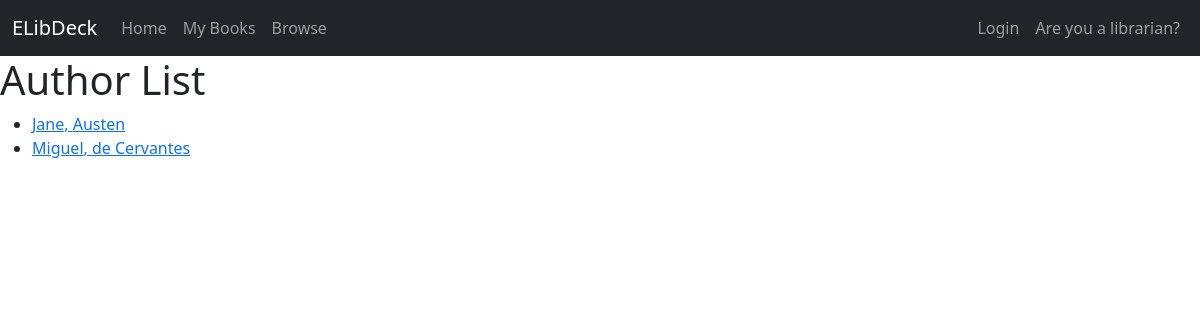
Before: /authors/ with the older database file.
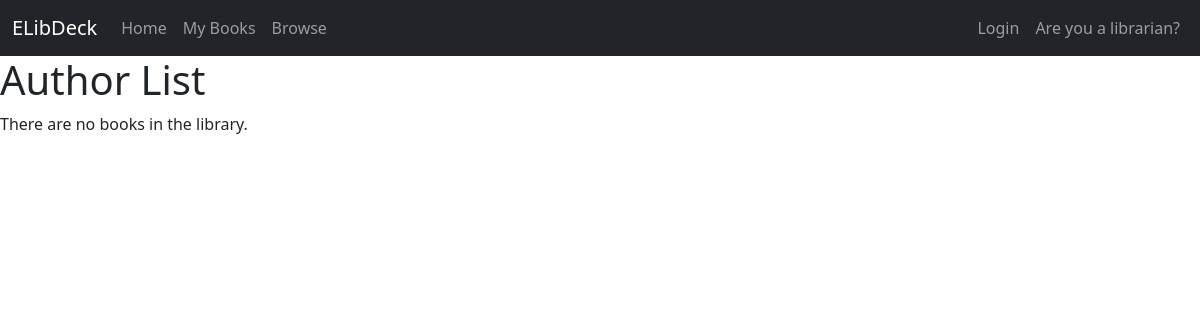
After: the same page with the newer database file.
### books_catalog/models.py (models this page shows, shortened)
class Author(models.Model):
    first_name = models.CharField(max_length=100)
    last_name = models.CharField(max_length=100)
    date_of_birth = models.DateField(null=True, blank=True)
    date_of_death = models.DateField('Died', null=True, blank=True)
    class Meta:
        ordering = ['last_name', 'first_name']
    def get_absolute_url(self):
        return reverse('books_catalog:author-detail', args=[str(self.id)])

### books_catalog/views.py (the view)
# urls.py: path('authors/', views.AuthorListView.as_view(), name='authors'),
class AuthorListView(generic.ListView):
    model = Author
    template_name = 'books_catalog/author_list.html'
    paginate_by = 10

### books_catalog/templates/books_catalog/author_list.html
{% extends 'generic.html' %}
{% block content %}
<h1>Author List</h1>
{% if author_list %}
<ul>
    {% for author in author_list %}
    <li>
        <a href="{{ author.get_absolute_url }}">{{ author.first_name }}, {{ author.last_name }}</a>
    </li>
    {% endfor %}
</ul>
{% else %}
<p>There are no books in the library.</p>
{% endif %}
{% endblock %}

Changed rows visible on the page:
removed Author: first_name "Jane", last_name "Austen"
removed Author: first_name "Miguel", last_name "de Cervantes"
Other visible differences:
text now shown: "There are no books in the library."
